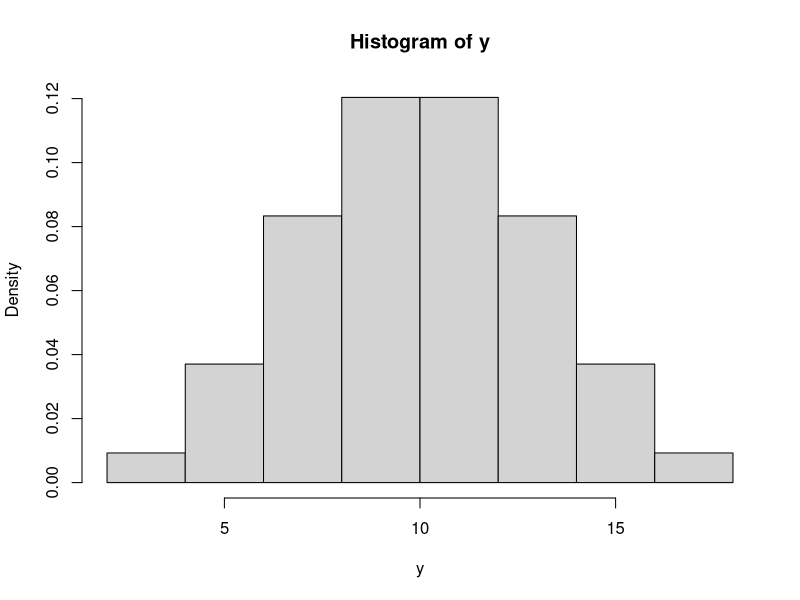

Source code (R):
## ---- chunk 1
require(knitr)
opts_chunk$set(tidy = TRUE, cache = FALSE) 
require(knitr)
popsd = function(x) sqrt(mean((x-mean(x))^2))
## ---- chunk 2

## ---- chunk 3
y = scan("y.dat")
y
## ---- chunk 4
table(y)
sum(table(y))
## ---- chunk 5
length(y)
sum(y<8)
## ---- chunk 6
sum(y<8)/length(y)
mean(y<8)
## ---- chunk 7
hist(y, pr=T)
## ---- chunk 8
mean(y<=8)
## ---- chunk 9
(8-10.5)/2.96
## ---- chunk 10
pnorm(-.8446)
